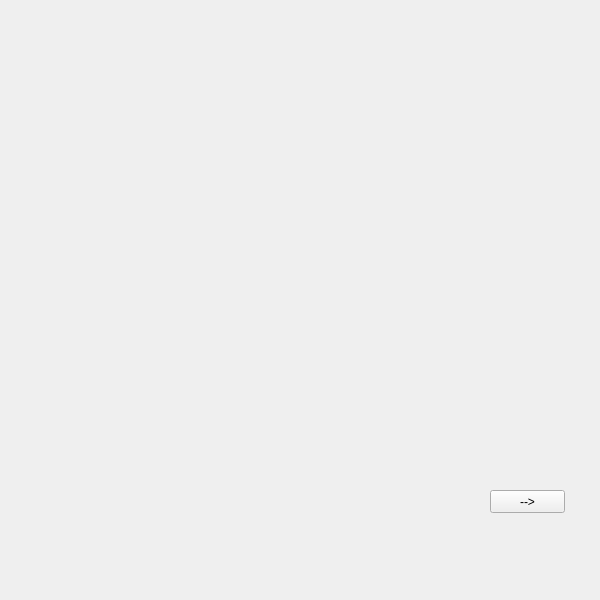
<?xml version="1.0" encoding="UTF-8"?>
<ui version="4.0">
 <class>segundo</class>
 <widget class="QWidget" name="segundo">
  <property name="geometry">
   <rect>
    <x>0</x>
    <y>0</y>
    <width>600</width>
    <height>600</height>
   </rect>
  </property>
  <property name="windowTitle">
   <string>Form</string>
  </property>
  <widget class="QLabel" name="mirajane">
   <property name="geometry">
    <rect>
     <x>6</x>
     <y>2</y>
     <width>601</width>
     <height>601</height>
    </rect>
   </property>
   <property name="text">
    <string/>
   </property>
   <property name="pixmap">
    <pixmap resource="juegokawai.qrc">:/imágenes del juego/portadaplay.png</pixmap>
   </property>
  </widget>
  <widget class="QPushButton" name="holi">
   <property name="geometry">
    <rect>
     <x>490</x>
     <y>490</y>
     <width>75</width>
     <height>23</height>
    </rect>
   </property>
   <property name="text">
    <string>--&gt;</string>
   </property>
  </widget>
 </widget>
 <resources>
  <include location="juegokawai.qrc"/>
 </resources>
 <connections/>
</ui>
